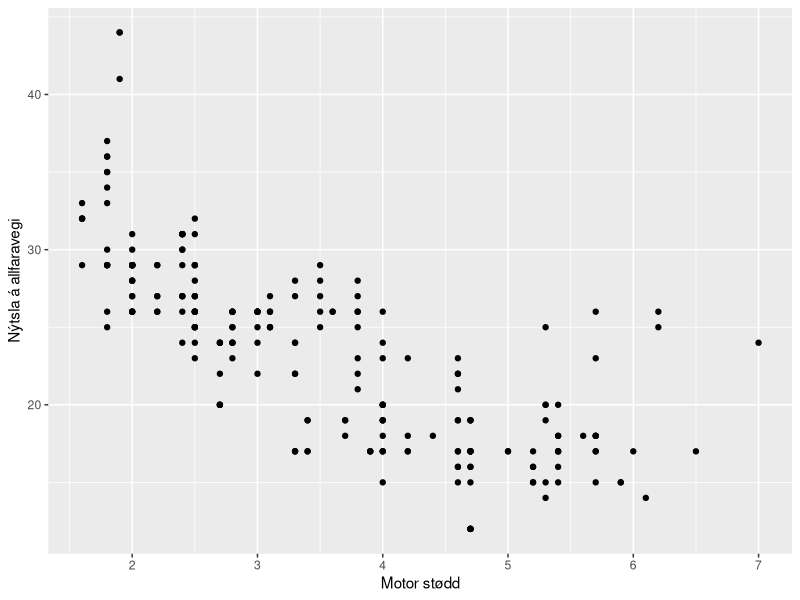
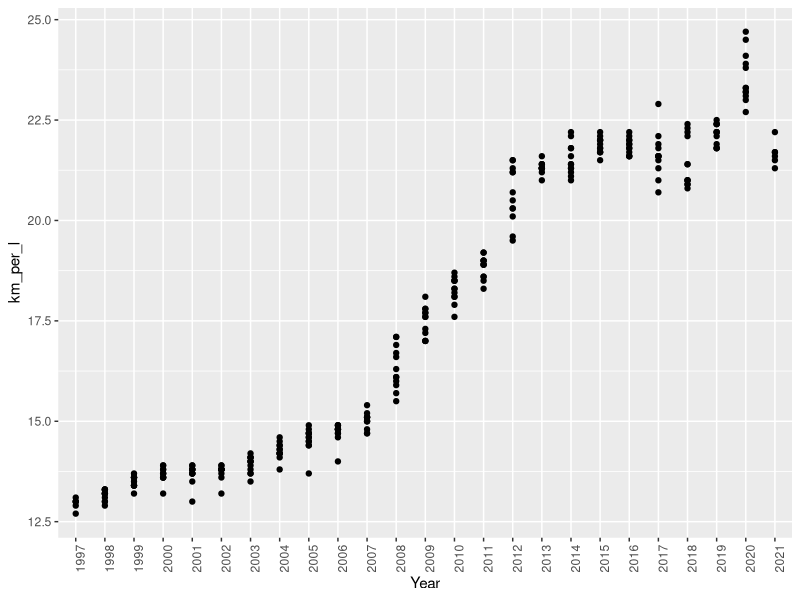
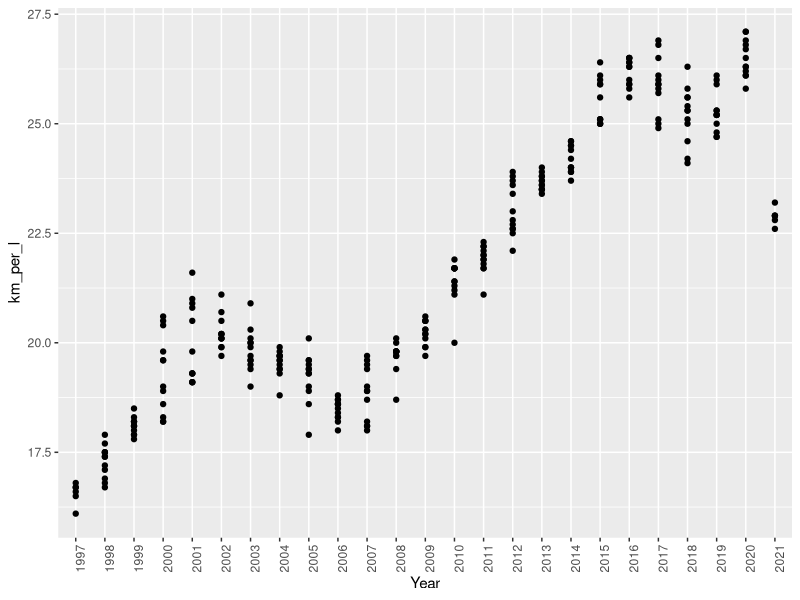
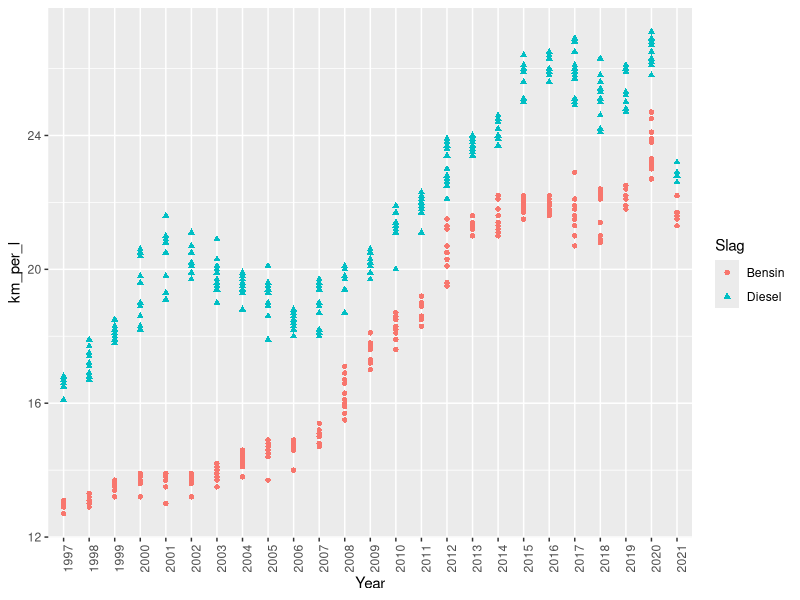
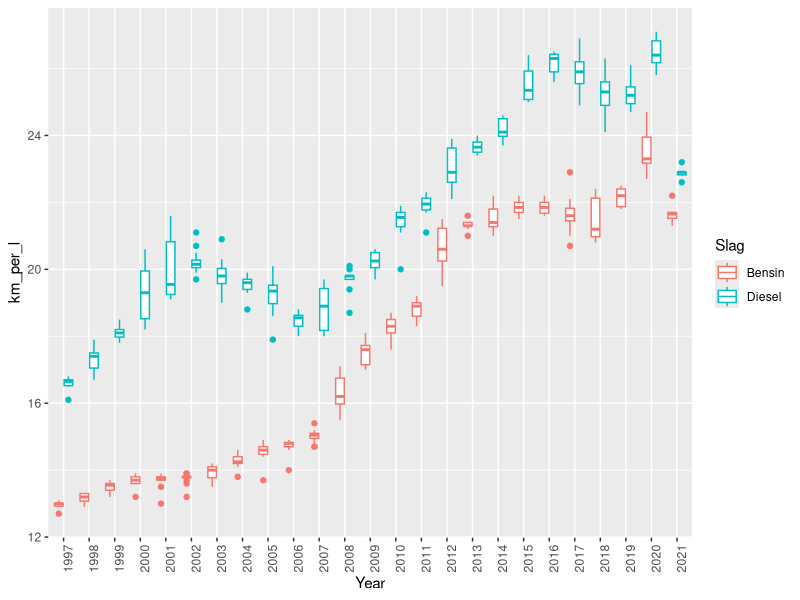
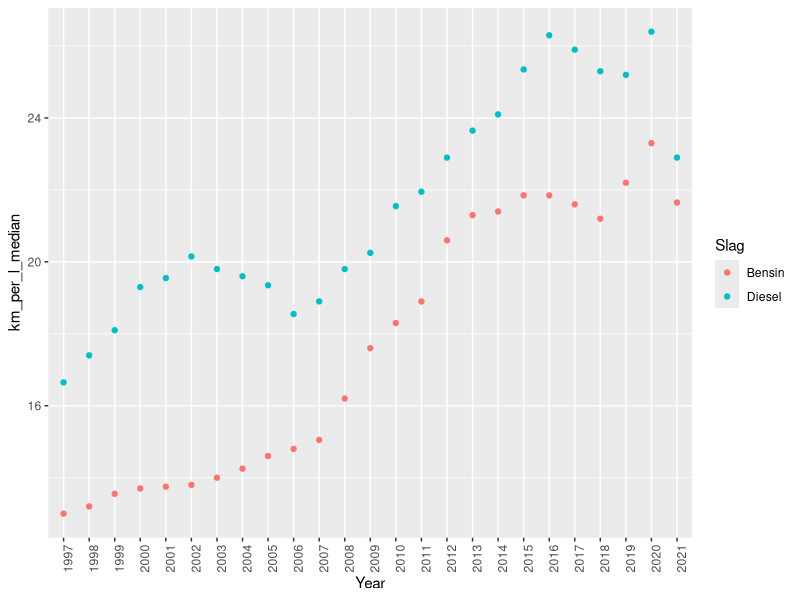
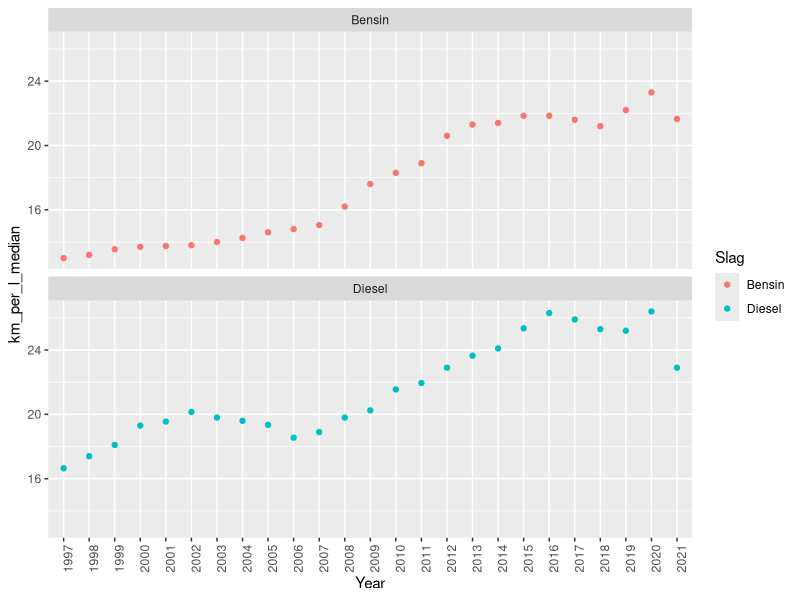
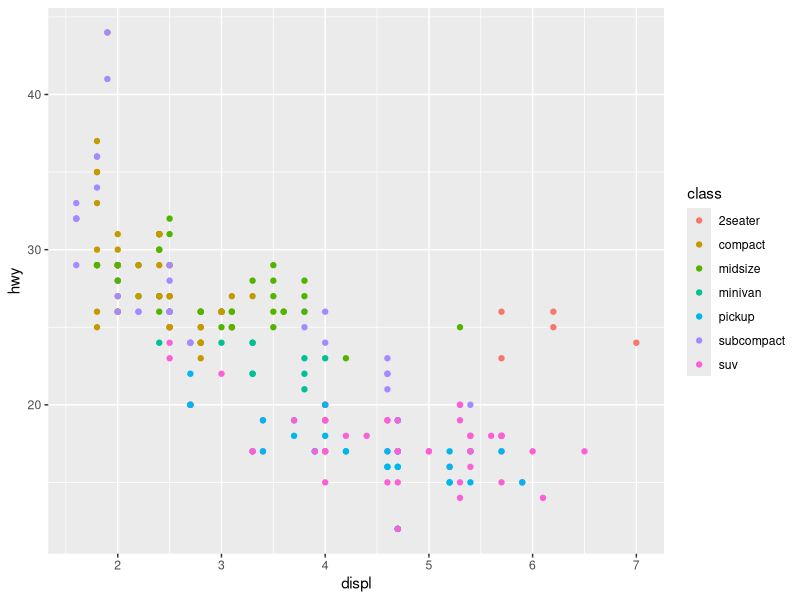

Reproduce these figures in R, in order.
## ---- chunk 1
knitr::opts_chunk$set(echo = FALSE)

options(dplyr.summarise.inform = FALSE)
## ---- chunk 2
# install.packages("tidyverse")
## ---- chunk 3
library(tidyverse)
## ---- chunk 4
# install.packages(c("gapminder", "Lahman", "nycflights13", "palmerpenguins", "wakefield"))
## ---- chunk 5
# ?mpg

# les mpg út
mpg
## ---- chunk 6
# filter(mpg, model == "a4")
# filter(mpg, year == 1999)
## ---- chunk 7
# filter(mpg, year == 1999)
## ---- chunk 8
ggplot(data = mpg) +
  geom_point(mapping = aes(x = displ, y = hwy)) + 
  xlab("Motor stødd") +
  ylab("Nýtsla á allfaravegi")
## ---- chunk 9
# Lesa data inn
bensinbilar <- read_csv("data/bensinbilar.csv", 
                        show_col_types = FALSE)

bensinbilar

# Broyt talvu
bensinbilar <- mutate(bensinbilar, 
                      # Year = substr(Mdr, 1, 4),
                      Year = str_sub(Mdr, 1, 4),
                      Slag = "Bensin")

bensinbilar

# Plotta
ggplot(bensinbilar) +
  geom_point(aes(x = Year, y = km_per_l)) +
  theme(axis.text.x = element_text(angle=90))
## ---- chunk 10
# Lesa data inn
dieselbilar <- read_csv("data/dieselbilar.csv", 
                        show_col_types = FALSE)

dieselbilar

# Broyt talvu
dieselbilar <- mutate(dieselbilar, 
                      # Year = substr(Mdr, 1, 4),
                      Year = str_sub(Mdr, 1, 4),
                      Slag = "Diesel")

dieselbilar

# Plotta
ggplot(dieselbilar) +
  geom_point(aes(x = Year, y = km_per_l)) +
  theme(axis.text.x = element_text(angle=90))

## ---- chunk 11
bilar <- rbind(bensinbilar, dieselbilar)

ggplot(bilar) +
  geom_point(aes(x = Year, y = km_per_l, shape = Slag, color = Slag)) +
  theme(axis.text.x = element_text(angle=90))

ggplot(bilar) +
  geom_boxplot(aes(x = Year, y = km_per_l, shape = Slag, color = Slag)) +
  theme(axis.text.x = element_text(angle=90))

## ---- chunk 12
# Finn median
bilar_median <- bilar %>%
  group_by(Year, Slag) %>%
  summarise(km_per_l_median = median(km_per_l))

bilar_median

ggplot(bilar_median) +
  geom_point(aes(x = Year, y = km_per_l_median, color = Slag)) +
  theme(axis.text.x = element_text(angle=90))

ggplot(bilar_median) +
  geom_point(aes(x = Year, y = km_per_l_median, color = Slag)) +
  theme(axis.text.x = element_text(angle=90)) +
  facet_wrap(~ Slag, ncol = 1)

## ---- chunk 13
p1 <- ggplot(data = mpg) +
  geom_point(aes(x = displ, y = hwy, color = class))

ggsave("test.pdf",
       p1,
       device = pdf)
## ---- chunk 14

